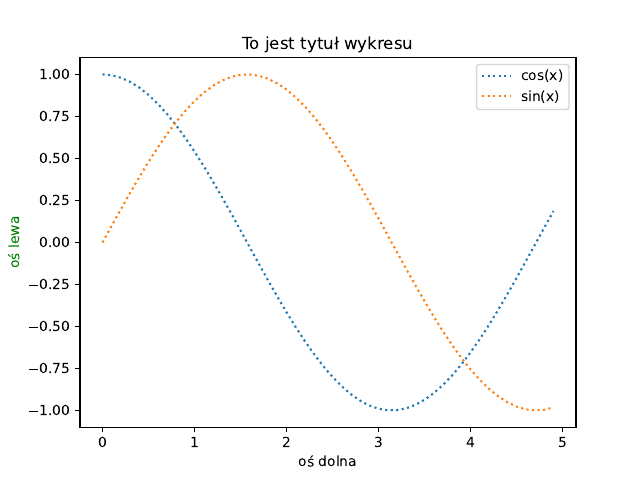

This figure's Python source:
import matplotlib.pyplot as plt
import  pandas as pd
import numpy as np
x=np.arange(0,5,0.1)
y=np.cos(x)
y1=np.sin(x)
plt.plot(x,y,linestyle=":",label="cos(x)")
plt.plot(x,y1,linestyle=":",label="sin(x)")
plt.title("To jest tytuł wykresu")
plt.xlabel("oś dolna")
plt.ylabel("oś lewa",color="g")
plt.legend()
plt.savefig("zad1.pdf")

plt.show()